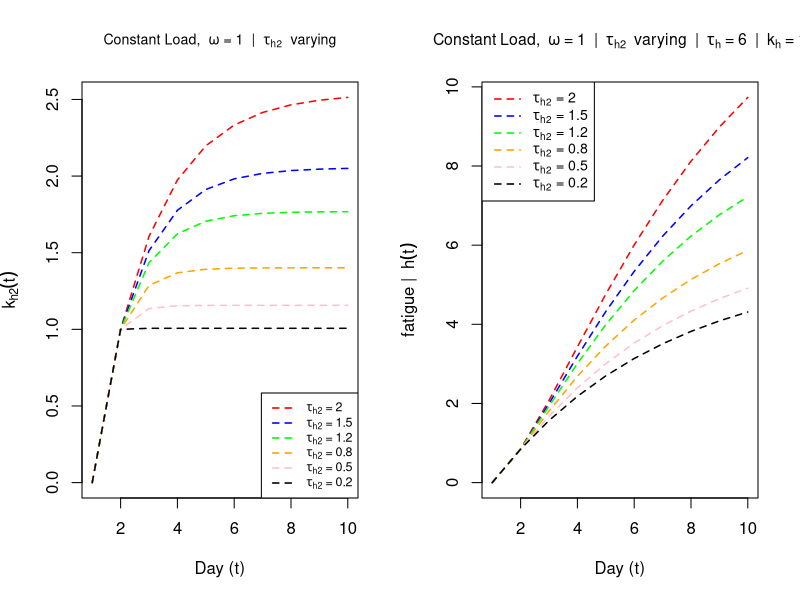
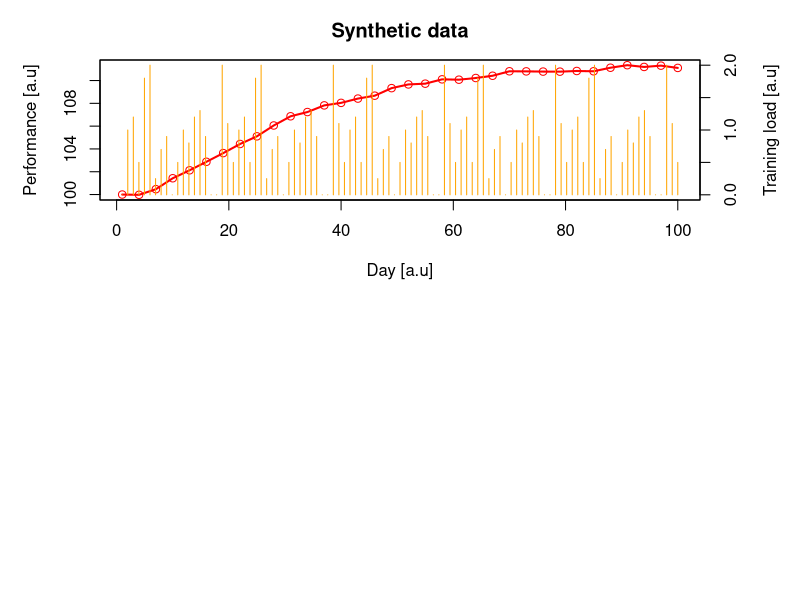
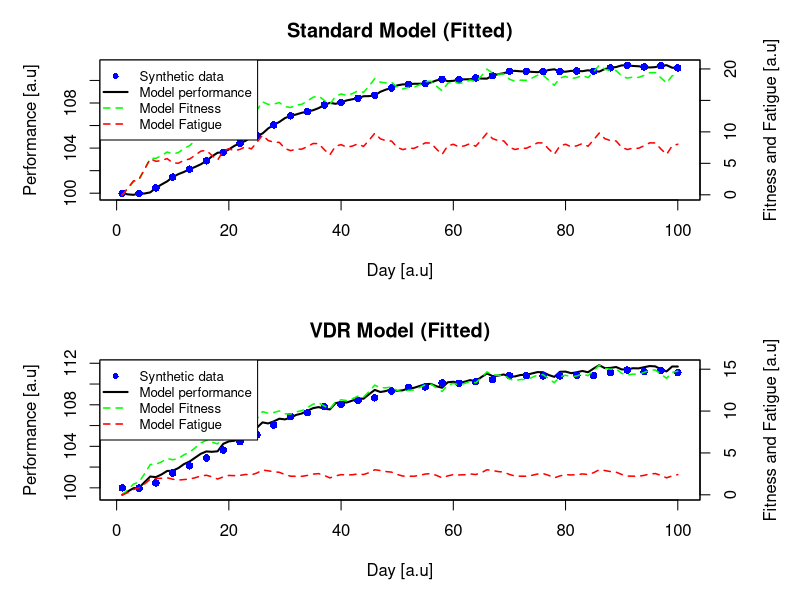

Recreate these plots in R, in order.
# ******************************************************************************
# Language: R (r-project.org.uk)
# Author: Ben Stephens Hemingway
# License: GNU GPL v3
# Thesis chapter: 6
# Subsection: 6.2.1
# Description: Nonlinear least-squares (standard model, fitness-delay, VDR)
# R version 4.04 (2021-02-15 "Lost Library Book")
# Package dependencies:
library(optimx)            # Standard optimization package
# ******************************************************************************

# ------------------------------------------------------------------------------
# 6.1 | Objective function (RSS): Standard model - For loop approach
# ------------------------------------------------------------------------------

standardObjectiveSS <- function(pars, loads, perfVals, initial = FALSE, 
                                maximise = FALSE){
  
  # (pars) NOTES:
  # ----------------------------------------------------------------------------
  # Pos.     [1] [2] [3] [4]  [5] [6] [7]
  # pars = c(p*, kg, Tg, kh, Th)          (if initial = FALSE)
  # pars = c(p*, kg, Tg, kh, Th, qg, qh)  (if initial = TRUE)
  # ----------------------------------------------------------------------------
  
  nMeasurements <- length(perfVals$performance) # Number of performance measurements
  
  # Zeroed vector of length equal to number of performance measurements
  squaredResiduals <- numeric(length = nMeasurements)
  
  # For each performance measurement calculate (modeled - measured)^2 under pars
  for (n in 1:nMeasurements){
    
    dayT <- perfVals$day[n]              # Day of measured performance
    measured <- perfVals$performance[n]  # Measured performance value on dayT
    
    # Isolate the required load data to compute the model up to dayT
    # Note: 1:dayT rather than 1:(dayT - 1) as the first row in the loads array is w(0)=0
    inputSubset <- loads[1:dayT, ]
    
    if (initial == TRUE){        
      # Include residual effects (initial components)
      initFitness <- pars[6] * exp(-(dayT) / pars[3])
      initFatigue <- pars[7] * exp(-(dayT) / pars[5])
    } else{
      initFitness <- 0
      initFatigue <- 0
    }
    
    # Compute modelled performance on dayT
    model <- pars[1] + initFitness - initFatigue +
      pars[2] * (sum(inputSubset$load * exp(-(dayT - inputSubset$day) / pars[3]))) -
      pars[4] * (sum(inputSubset$load * exp(-(dayT - inputSubset$day) / pars[5])))
    
    # Compute the squared residual value (model - measured)^2
    squaredResiduals[n] <- (model - measured)^2  
    
  } # Loop updates until iterated over all available measurements
  
  # Output
  if(maximise == FALSE){
    return(sum(squaredResiduals))
  }
  if(maximise == TRUE){ 
    # For optimisation algorithms that maximise by default
    return(-1 * sum(squaredResiduals))
  }
}

# ------------------------------------------------------------------------------
# 6.2 | Modification of listing 6.1 to incorporate the fitness-delay model
# ------------------------------------------------------------------------------

fitnessDelayObjectiveSS <- function(pars, loads, perfVals, initial = FALSE,
                                    maximise = FALSE){
  
  # INPUT NOTES:
  # ---------------------------------------------------------
  #         [1] [2] [3] [4]  [5] [6] [7] [8]
  # Pars: c(p*, kg, Tg, Tg2, kh, Th)          initial = FALSE
  # Pars: c(p*, kg, Tg, Tg2, kh, Th, qg, qh)  initial = TRUE
  # ----------------------------------------------------------
  
  nMeasurements <- length(perfVals$performance) # Number of performance measurements
  
  # Zeroed vector of length equal to number of performance measurements
  squaredResiduals <- numeric(length = nMeasurements)
  
  # For each performance measurement calculate (modeled - measured)^2 under pars
  for (n in 1:nMeasurements){
    
    dayT <- perfVals$day[n]              # Day of measured performance
    measured <- perfVals$performance[n]  # Measured performance value on dayT
    
    # Isolate the required load data to compute the model up to dayT
    # Note: 1:dayT rather than 1:(dayT - 1) as the first row in the loads array is w(0)=0
    inputSubset <- loads[1:dayT, ]
    
    if (initial == TRUE){
      initFitness <- pars[7] * exp(-(dayT) / pars[3])
      initFatigue <- pars[8] * exp(-(dayT) / pars[6])
    } else{
      initFitness <- 0
      initFatigue <- 0
    }
    
    # Compute modelled performance on dayT under pars // p\hat(dayT) = p* + g(dayT) - h(dayT)
    model <- pars[1] + initFitness - initFatigue +
      pars[2] * (sum(inputSubset$load * (exp(-(dayT - inputSubset$day) / pars[3]) -
                                           exp(-(dayT - inputSubset$day) / pars[4])))) - 
      pars[5] * (sum(inputSubset$load * exp(-(dayT - inputSubset$day) / pars[6])))
    
    
    # Compute the squared residual value (model - measured)^2
    squaredResiduals[n] <- (model - measured)^2  
    
  } # Loop updates until iterated over all available measurements
  
  # Output
  if(maximise == FALSE){
    return(sum(squaredResiduals))
  }
  if(maximise == TRUE){
    return(-1 * sum(squaredResiduals))
  }
}

# ------------------------------------------------------------------------------
# 6.3 | Simulation function: Standard Model - For loop approach
# ------------------------------------------------------------------------------

simulateStandard <- function(pars, loads, initialPars = c(0,0), returnObject = "all"){
  
  # Set up zeroed vectors of required length
  seriesLength <- tail(loads$day, 1)
  performance <- numeric(length = seriesLength)     # Model performance
  fitness <- numeric(length = seriesLength)         # Model fitness
  fatigue <- numeric(length = seriesLength)         # Model fatigue
  initialFitness <- numeric(length = seriesLength)  # Residual effects (initial component)
  initialFatigue <- numeric(length = seriesLength)
  
  # Calculate model fitness g(t), fatigue h(t), and 
  # performance  p(t) for t = 1:seriesLength
  for (t in 1:seriesLength){
    
    # Isolate the required load data for calculating p(t) 
    # (i.e., loads from day 0 to day t-1)
    inputSubset <- loads[loads$day < t, ]
    
    # Residual effects from initial components at time point t
    initialFitness[t] <- initialPars[1] * exp(-(t) / pars[3])
    initialFatigue[t] <- initialPars[2] * exp(-(t) / pars[4])
    
    # Compute g(t), h(t), p(t) for current t
    fitness[t] <- pars[2] * sum(inputSubset$load * exp(- (t - inputSubset$day)/ pars[3]))
    fatigue[t] <- pars[4] * sum(inputSubset$load * exp(- (t - inputSubset$day)/ pars[5]))
    performance[t] <- pars[1] + fitness[t] - fatigue[t] + initialFitness[t] - initialFatigue[t]
    
  } # Loop index updates (t <- t+1) until t = seriesLength
  
  # Output
  if (returnObject == "performance"){return(performance)}
  if (returnObject == "fitness"){return(fitness)}
  if (returnObject == "fatigue"){return(fatigue)}
  if (returnObject == "all"){
    return(data.frame("day" = 1:seriesLength,
                      "initial_fitness" = initialFitness,
                      "initial_fatigue" = initialFatigue,
                      "fitness" = fitness, "fatigue" = fatigue,
                      "performance" = performance))
  }
  
} # End function (closing bracket)


# ------------------------------------------------------------------------------
# 6.4 | Simulation function: Fitness-delay model - For loop approach
# ------------------------------------------------------------------------------

simulateFitnessDelay <- function(pars, loads, initialPars = c(0,0), returnObject = "all"){
  
  # Set up zeroed vectors of required length
  seriesLength <- tail(loads$day, 1)
  performance <- numeric(length = seriesLength)     # Model performance
  fitness <- numeric(length = seriesLength)         # Model fitness
  fatigue <- numeric(length = seriesLength)         # Model fatigue
  initialFitness <- numeric(length = seriesLength)  # Residual effects (initial component)
  initialFatigue <- numeric(length = seriesLength)
  
  # Calculate model fitness g(t), fatigue h(t), and 
  # performance  p(t) for t = 1:seriesLength
  for (t in 1:seriesLength){
    
    # Isolate the required load data for calculating p(t) 
    # (i.e., loads from day 0 to day t-1)
    inputSubset <- loads[loads$day < t, ]
    
    # Residual effects from initial components at time point t
    initialFitness[t] <- initialPars[1] * exp(-(t) / pars[3])
    initialFatigue[t] <- initialPars[2] * exp(-(t) / pars[6])
    
    # Compute g(t), h(t), p(t) for current t
    fitness[t] <- pars[2] * sum(inputSubset$load * (exp(-(t - inputSubset$day) / pars[3])  - 
                                                    exp(-(t - inputSubset$day) / pars[4])))
    fatigue[t] <- pars[5] * sum(inputSubset$load * exp(-(t - inputSubset$day) / pars[6]))
    performance[t] <- pars[1] + fitness[t] - fatigue[t] + initialFitness[t] - initialFatigue[t]
    
  } # Loop index updates (t <- t+1) until t = seriesLength
  
  # Output
  if (returnObject == "performance"){return(performance)}
  if (returnObject == "fitness"){return(fitness)}
  if (returnObject == "fatigue"){return(fatigue)}
  if (returnObject == "all"){
    return(data.frame("day" = 1:seriesLength,
                      "initial_fitness" = initialFitness,
                      "initial_fatigue" = initialFatigue,
                      "fitness" = fitness, "fatigue" = fatigue,
                      "performance" = performance))
  }
  
} # End function (closing bracket)



# ------------------------------------------------------------------------------
# 6.5 | Objective function (RSS): VDR model - For loop approach
# ------------------------------------------------------------------------------

vdrObjectiveSS <- function(pars, loads, perfVals, initial = FALSE, maximise = FALSE){
  
  # INPUT NOTES:
  # ----------------------------------------------------------
  #         [1] [2] [3] [4] [5] [6]  [7] [8]
  # Pars: c(p*, kg, Tg, kh, Th, Th2)          initial = FALSE
  # Pars: c(p*, kg, Tg, kh, Th, Th2, qg, qh)  initial = TRUE
  # ----------------------------------------------------------
  
  nMeasurements <- length(perfVals$performance)  # Number of performance measurements
  
  # Zeroed vector of length equal to number of performance measurements
  squaredResiduals <- numeric(length = nMeasurements)
  
  # For each performance measurement calculate (modelled - measured)^2 under pars
  for (n in 1:nMeasurements){
    
    dayT <- perfVals$day[n]                # Day of measured performance
    measured <- perfVals$performance[n]    # Measured performance value on dayT
    
    # Isolate the required load data to compute the model up to dayT (i.e., from t=0 to dayT - 1)
    inputSubset <- loads[1:dayT, ]
    
    # Initial components
    if (initial == TRUE){
      initFitness <- pars[7] * exp(-(dayT) / pars[3])
      initFatigue <- pars[8] * exp(-(dayT) / pars[6])
    } else{
      initFitness <- 0
      initFatigue <- 0
    }
    
    # Set up a zeroed vector to hold the variable gain term values kh2(i) for i=0 to dayT - 1
    kh2 <- numeric(length = dayT)  # Variable gain term vector
    
    # Calculate the variable gain term kh2(i) for i=0,1,2,...,dayT-1 (Recursive)
    for (i in 1:dayT){
      kh2[i] <- sum( inputSubset$load[1:i] * exp( -((inputSubset$day[i]-inputSubset$day[1:i])/pars[6])))
    }
    
    # Compute modelled performance on dayT under pars // p\hat(dayT) = p* + g(dayT) - h(dayT)
    model <- pars[1] + initFitness - initFatigue +
      pars[2] * (sum(inputSubset$load * exp(-(dayT - inputSubset$day) / pars[3]))) - 
      pars[4] * (sum(kh2 * inputSubset$load * exp(-(dayT - inputSubset$day) / pars[5])))
    
    # Compute the squared residual value (model - measured)^2
    squaredResiduals[n] <- (model - measured)^2
    
  }
  
  # Output
  if(maximise == FALSE){
    return(sum(squaredResiduals))
  }
  if(maximise == TRUE){
    return(-1 * sum(squaredResiduals))
  }
}

# ------------------------------------------------------------------------------
# 6.7 | Simulation function: Fitness-delay model - For loop approach
# ------------------------------------------------------------------------------

simulateVDR <- function(pars, loads, initialPars = c(0,0), returnObject = "all"){
  
  # pars = c(p*, k_g, Tau_g, k_h, Tau_h, Tau_h2)
  
  # Set up zeroed vectors of required length
  seriesLength <- tail(loads$day, 1)
  performance <- numeric(length = seriesLength)     # Model performance
  fitness <- numeric(length = seriesLength)         # Model fitness
  fatigue <- numeric(length = seriesLength)         # Model fatigue
  initialFitness <- numeric(length = seriesLength)  # Residual effects (initial component)
  initialFatigue <- numeric(length = seriesLength)
  kh2Dat <- matrix(data = NaN, nrow = tail(loads$day, 1), ncol = tail(loads$day, 1))
  
  # Calculate model fitness g(t), fatigue h(t), and 
  # performance  p(t) for t = 1:seriesLength
  for (t in 1:seriesLength){
    
    # Isolate the required load data for calculating p(t) 
    # (i.e., loads from day 0 to day t-1)
    inputSubset <- loads[loads$day < t, ]
    
    # Residual effects from initial components at time point t
    initialFitness[t] <- initialPars[1] * exp(-(t) / pars[3])
    initialFatigue[t] <- initialPars[2] * exp(-(t) / pars[4])
    
    # Set up a zeroed vector to hold the variable gain term values kh2(i) for i=0 to dayT - 1
    kh2 <- numeric(length = t)  # Variable gain term vector
    
    # Calculate the variable gain term kh2(i) for i=0,1,2,...,dayT-1 (Recursive)
    for (i in 1:t){
      kh2[i] <- sum(inputSubset$load[1:i] * 
                    exp( -((inputSubset$day[i]-inputSubset$day[1:i])/pars[6])))
    }
    
    # For each iteration t+1 of the outer loop, save kh2(i) values where i = 0 to t-1
    kh2Dat[1:t, t] <- kh2
    
    # Compute g(t), h(t), p(t) for current t
    fitness[t] <- pars[2] * sum(inputSubset$load * exp(- (t - inputSubset$day)/ pars[3]))
    fatigue[t] <- pars[4] * sum( kh2 * exp(- (t - inputSubset$day) / pars[5]) )
    performance[t] <- pars[1] + fitness[t] - fatigue[t] + initialFitness[t] - initialFatigue[t]
    
  } # Loop index updates (t <- t+1) until t = seriesLength
  
  # Output
  if (returnObject == "performance"){return(performance)}
  if (returnObject == "fitness"){return(fitness)}
  if (returnObject == "fatigue"){return(fatigue)}
  if (returnObject == "all"){
    return(data.frame("day" = 1:seriesLength,
                      "initial_fitness" = initialFitness,
                      "initial_fatigue" = initialFatigue,
                      "fitness" = fitness, "fatigue" = fatigue,
                      "kh2_t" = kh2Dat[, tail(loads$day, 1)],
                      "performance" = performance))
  }
  
} # End function (closing bracket)

# ------------------------------------------------------------------------------
# VDR Model behavior - exploration
# ------------------------------------------------------------------------------

# Constant load values
constantLoad <- data.frame("day" = 0:10,
                           "load" = c(0,rep(1,10)))

# Changing parameter values
parsChanging <- data.frame(c(1, 0.5, 25, 1, 6, 0.2),
                           c(1, 0.5, 25, 1, 6, 0.5),
                           c(1, 0.5, 25, 1, 6, 0.8),
                           c(1, 0.5, 25, 1, 6, 1.2),
                           c(1, 0.5, 25, 1, 6, 1.5),
                           c(1, 0.5, 25, 1, 6, 2))

# Generate predictions
constantPredictions <- lapply(1:6, function(i) simulateVDR(parsChanging[,i], constantLoad))
constantPredictionsFatigue <- sapply(1:6, function(i) cbind(constantPredictions[[i]][,5]))
constantPredictionskh2 <- sapply(1:6, function(i) cbind(constantPredictions[[i]][,6]))

# Generate plots
par(mfrow = c(1,2))
plot(constantPredictionskh2[,6], type = "l", col = "red", ylab = expression(k[h][2](t)),
     xlab = "Day (t)",lty = 2, lwd = 1.5, cex.main = 0.85,
     main = expression("Constant Load, " ~ omega ~ "=" ~ 1 ~ " | " ~ tau[h][2] ~ " varying" ))
lines(constantPredictionskh2[,5], col = "blue", lty = 2, lwd = 1.5)
lines(constantPredictionskh2[,4], col = "green", lty = 2, lwd = 1.5)
lines(constantPredictionskh2[,3], col = "orange", lty = 2, lwd = 1.5)
lines(constantPredictionskh2[,2], col = "pink", lty = 2, lwd = 1.5)
lines(constantPredictionskh2[,1], col = "black", lty = 2, lwd = 1.5)
legend("bottomright", c(expression(tau[h][2] ~ "=" ~ 2), 
                        expression(tau[h][2] ~ "=" ~ 1.5),
                        expression(tau[h][2] ~ "=" ~ 1.2),
                        expression(tau[h][2] ~ "=" ~ 0.8),
                        expression(tau[h][2] ~ "=" ~ 0.5),
                        expression(tau[h][2] ~ "=" ~ 0.2)),
       lty = c(2, 2, 2, 2, 2, 2), lwd = c(1.5, 1.5, 1.5, 1.5, 1.5, 1.5),
       col = c("red", "blue", "green", "orange", "pink", "black"), cex = 0.75)

plot(constantPredictionsFatigue[,6], type = "l", col = "red", ylab = expression("fatigue | " ~ h(t)),
     xlab = "Day (t)",lty = 2, lwd = 1.5, cex.main = 0.6,
     main = expression("Constant Load, " ~ omega ~ "=" ~ 1 ~ " | " ~ tau[h][2] ~ 
                         " varying" ~ " | " ~ tau[h] ~ "=" ~ 6 ~ " | " ~ k[h] ~ "=" ~ 1), cex.main = 0.95)
lines(constantPredictionsFatigue[,5], col = "blue", lty = 2, lwd = 1.5)
lines(constantPredictionsFatigue[,4], col = "green", lty = 2, lwd = 1.5)
lines(constantPredictionsFatigue[,3], col = "orange", lty = 2, lwd = 1.5)
lines(constantPredictionsFatigue[,2], col = "pink", lty = 2, lwd = 1.5)
lines(constantPredictionsFatigue[,1], col = "black", lty = 2, lwd = 1.5)
legend("topleft", c(expression(tau[h][2] ~ "=" ~ 2), 
                    expression(tau[h][2] ~ "=" ~ 1.5),
                    expression(tau[h][2] ~ "=" ~ 1.2),
                    expression(tau[h][2] ~ "=" ~ 0.8),
                    expression(tau[h][2] ~ "=" ~ 0.5),
                    expression(tau[h][2] ~ "=" ~ 0.2)),
       lty = c(2, 2, 2, 2, 2, 2), lwd = c(1.5, 1.5, 1.5, 1.5, 1.5, 1.5),
       col = c("red", "blue", "green", "orange", "pink", "black"), cex = 0.85)


# ------------------------------------------------------------------------------
# 6.8 | Development of synthetic data (via simulation)
# ------------------------------------------------------------------------------

# Import the training load and performance data
# (For purposes of toy example we will create synthetic data)

loads <- data.frame("day" = 0:100, "load" = c(0, rep(c(1, 1.2, 0.5, 1.8, 2, 0.25, 0.7, 0.9, 0, 0.5, 
                                                       1, 0.8, 1.2, 1.3, 0.9, 0, 0, 2, 1.1, 0.5), 5) ) )

# Using the standard model to build some data
mockParameters <- c(100, 1, 22.5, 1.2, 8)       # c(p*, kg, Tg, kh, Th)
mockPerformances <- data.frame("day" = 1:100, "performance" = simulateStandard(mockParameters, loads, returnObject = "performance"))
mockPerformances <- mockPerformances[seq(1, 100, 3),]    # Subset to reduce no. of datapoints

par(mfrow = c(2,1))

par(mar = c(5,5,3,5))
plot(x = mockPerformances$day, y = mockPerformances$performance, type = "l",
     ylab = "Performance [a.u]", main = "Synthetic data", xlab = "Day [a.u]",
     col = "red", lwd = 2)
points(x = mockPerformances$day, y = mockPerformances$performance, col = "red")
par(new = TRUE)
plot(x = loads$day, y = loads$load, type = "h", xlab = "",
     ylab = "", xaxt = "n", yaxt = "n", col = "orange")
mtext("Training load [a.u]", side = 4, line = 3)
axis(side = 4)


# ------------------------------------------------------------------------------
# 6.9 | Fitting the simulated data to the standard and VDR models under NLS via L-BFGS-B
# ------------------------------------------------------------------------------

# Start values for the optimization algorithm
startValsStandard <- c(90, 0.8, 26, 1.5, 11) # c(p*, kg, Tg, kh, Th)
startValsVDR <- c(90, 0.8, 26, 1.5, 11, 0.65) # c(p*, kg, Tg, kh, Th, Th2)
            
# Load required optimisation package (install first if required)
library(optimx)

# Fit the standard model
standardFitted <-  optimx::optimx(par = startValsStandard,      # Starting values
                                  fn = standardObjectiveSS,     # Objective function (RSS)
                                  method = "BFGS",              # Method (see ?optimx)
                                  loads = loads,                # Further arg passed to fn, training loads
                                  perfVals = mockPerformances)  # Further arg passed to fn, performance values

# Fit the VDR model
vdrFitted <-  optimx::optimx(par = startValsVDR,           # Starting values
                             fn = vdrObjectiveSS,          # Objective function (RSS)
                             method = "BFGS",              # Method (see ?optimx)
                             loads = loads,                # Further arg passed to fn, training inputs
                             perfVals = mockPerformances)  # Further arg passed to fn, performance values

# Inspect results
standardFitted
vdrFitted

# ------------------------------------------------------------------------------
# Extra code: Plotting/visualization
# ------------------------------------------------------------------------------

# Compute model predictions
standard_fitted_perf <- simulateStandard(pars = as.numeric(standardFitted[1:5]),
                                                           loads = loads)
vdr_fitted_perf <- simulateVDR(pars = as.numeric(vdrFitted[1:6]),
                               loads = loads)

# Plot results (Figure 6.9)

par(mfrow = c(2,1))
par(mar = c(5,5,3,5))
plot(x = standard_fitted_perf$day, y = standard_fitted_perf$performance, type = "l",
     lwd = 2, ylab = "Performance [a.u]", xlab = "Day [a.u]", main = "Standard Model (Fitted)")
points(x = mockPerformances$day, y = mockPerformances$performance, col = "blue", pch = 16)
par(new = TRUE)
plot(x = standard_fitted_perf$day, y = standard_fitted_perf$fitness, type = "l", xlab = "",
     ylab = "", xaxt = "n", yaxt = "n", col = "green", lty = 2, lwd = 1.5)
lines(x=standard_fitted_perf$day, y = standard_fitted_perf$fatigue, col = "red", lty = 2,
      lwd = 1.5)
mtext("Fitness and Fatigue [a.u]", side = 4, line = 3)
axis(side = 4)
legend("topleft", c("Synthetic data", "Model performance", "Model Fitness", "Model Fatigue"),
       pch = c(16,NA,NA,NA), lty = c(NA,1,2,2), lwd = c(NA,2,1.5,1.5),
       col = c("Blue", "Black", "Green", "Red"), cex = 0.8)

par(mar = c(5,5,3,5))
plot(x = vdr_fitted_perf$day, y = vdr_fitted_perf$performance, type = "l",
     lwd = 2, ylab = "Performance [a.u]", xlab = "Day [a.u]", main = "VDR Model (Fitted)")
points(x = mockPerformances$day, y = mockPerformances$performance, col = "blue", pch = 16)
par(new = TRUE)
plot(x = vdr_fitted_perf$day, y = vdr_fitted_perf$fitness, type = "l", xlab = "",
     ylab = "", xaxt = "n", yaxt = "n", col = "green", lty = 2, lwd = 1.5)
lines(x=vdr_fitted_perf$day, y = vdr_fitted_perf$fatigue, col = "red", lty = 2,
      lwd = 1.5)
mtext("Fitness and Fatigue [a.u]", side = 4, line = 3)
axis(side = 4)
legend("topleft", c("Synthetic data", "Model performance", "Model Fitness", "Model Fatigue"),
       pch = c(16,NA,NA,NA), lty = c(NA,1,2,2), lwd = c(NA,2,1.5,1.5),
       col = c("Blue", "Black", "Green", "Red"), cex = 0.8)
